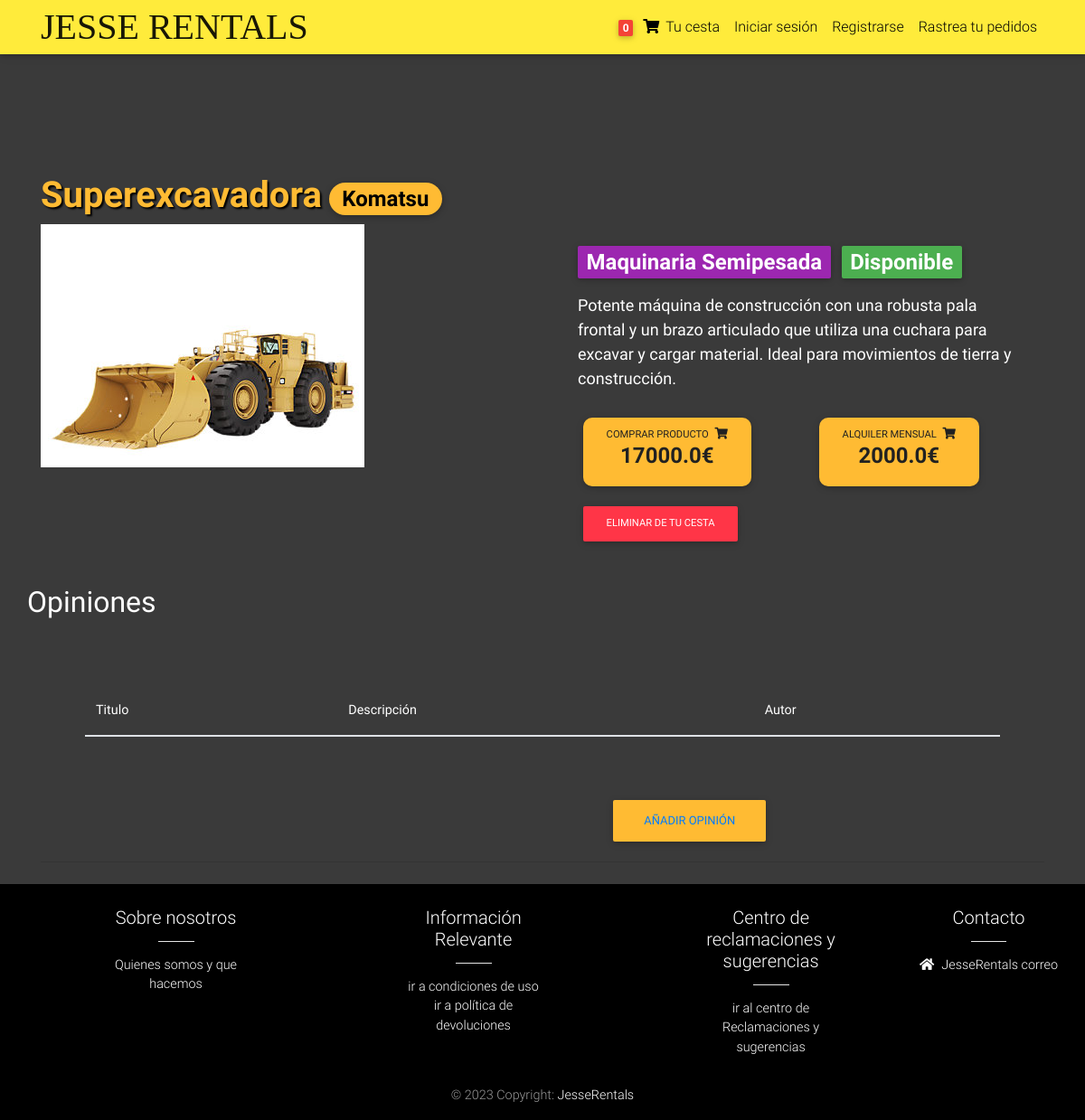
/product/123/, run on the app's committed database.
### core/models.py (models this page shows, shortened)
class User(AbstractUser):
        email = models.EmailField(unique=True)
        USERNAME_FIELD = 'email'
        REQUIRED_FIELDS = ['username']

class Order(models.Model):
    user = models.ForeignKey(settings.AUTH_USER_MODEL,
                             on_delete=models.CASCADE)
    user_profile = models.ForeignKey(settings.USER_PROFILE_MODEL,
                             on_delete=models.CASCADE,
                             blank=True, null=True)
    ref_code = models.CharField(max_length=20, blank=True, null=True)
    items = models.ManyToManyField(OrderItem)
    start_date = models.DateTimeField(auto_now_add=True)
    ordered_date = models.DateTimeField()
    ordered = models.BooleanField(default=False)
    shipping_address = models.ForeignKey(
        'Address', related_name='shipping_address', on_delete=models.SET_NULL, blank=True, null=True)
    payment = models.ForeignKey(
        'Payment', on_delete=models.SET_NULL, blank=True, null=True)
    being_delivered = models.BooleanField(default=False)
    received = models.BooleanField(default=False)
    statement = models.CharField(choices=STATE_CHOICES, max_length=2,null=True, default='En preparacion')
    payment_type = models.BooleanField(default=False)
    shipping = models.BooleanField(default=True, blank=True, null=True)
    '''
    1. Item added to cart
    2. Adding a billing address
    (Failed checkout)
    3. Payment
    (Preprocessing, processing, packaging etc.)
    4. Being delivered
    5. Received
    6. Refunds
    '''

class Item(models.Model):
    title = models.CharField(max_length=100)
    order_price = models.FloatField(default=0)
    rental_price = models.FloatField(default=0)
    rental_duration_months = models.PositiveIntegerField(default=1)
    label = models.CharField(choices=LABEL_CHOICES, max_length=1)
    slug = models.SlugField()
    description = models.TextField()
    image = models.ImageField()
    disponibility = models.CharField(choices=DISPONIBILITY_CHOICES, max_length=2,null=True)
    selected = models.BooleanField(default = False)
    fabricante = models.ForeignKey(Fabricante, on_delete=models.CASCADE)
    category = models.ForeignKey(Category, on_delete=models.CASCADE)
    def get_add_to_cart_url_purchase(self):
        return reverse("core:add-to-cart-purchase", kwargs={
            'slug': self.slug
        })
    def get_add_to_cart_url_rental(self):
        return reverse("core:add-to-cart-rental", kwargs={
            'slug': self.slug
        })
    def get_remove_from_cart_url(self):
        return reverse("core:remove-from-cart", kwargs={
            'slug': self.slug
        })

class Fabricante(models.Model):
    initials = models.CharField(max_length=3)
    name = models.CharField(max_length=100)

class Category(models.Model):
    initials = models.CharField(max_length=3)
    name = models.CharField(max_length=100)

### core/views.py (the view)
# urls.py: path('product/<slug>/', ItemDetailView.as_view(), name='product'),
class ItemDetailView(DetailView):
    model = Item
    template_name = "product.html"
    def get_object(self, queryset=None):
        slug = self.kwargs.get('slug')
        return get_object_or_404(Item, slug=slug)
    def get_context_data(self, **kwargs):
        context = super().get_context_data(**kwargs)
        opinions = Opinion.objects.filter(item=context['item'])
        context['opinions'] = opinions
        return context

### core/templatetags/cart_template_tags.py (called while the page is built)
@register.filter
def cart_item_count(user):
    if user is not None:
        qs = Order.objects.filter(user=user, ordered=False)
    else:
        User = get_user_model()
        anonymous, created = User.objects.get_or_create(username='anonymous', defaults={'email': 'anonymous@example.com'})
        qs = Order.objects.filter(user=anonymous, ordered=False)
    if qs.exists():
        return qs[0].items.count()
    return 0

### templates/product.html (shortened to what this page needs)
{% extends "base.html" %}
{% block content %}
<main class="mt-5 pt-4">
  <div class="container dark-grey-text mt-5">
    <div class="row">
      <div class="col-md-6 d-flex align-items-center">
        <h1 class="font-weight-bold text-warning" style="text-shadow: 2px 2px 2px black;">{{ item.title|title }}</h1>
        <span class="badge badge-pill badge-warning ml-2" style="color: #000 !important; font-size: 1.5rem;">
          {{ item.fabricante.name }}
        </span>
      </div>
    </div>
    <div class="row wow fadeIn">
      <div class="col-md-6 mb-4">
        <img src="{{ item.image.url }}" class="img-fluid" alt="">
      </div>
      <div class="col-md-6 mb-4">
        <div class="p-4">
          <div class="mb-3">
            <div class="d-inline-block">
              <span class="badge purple mr-2" style="font-size: x-large;">{{ object.category.name }}</span>
            </div>
            {% if object.get_disponibility_display == "Disponible" %}
            <div class="d-inline-block">
              <span class="badge green mr-1" style="font-size: x-large;">{{ object.get_disponibility_display }}</span>
            </div>
            {% else %}
            <div class="d-inline-block">
              <span class="badge red mr-1" style="font-size: x-large;">{{ object.get_disponibility_display }}</span>
            </div>
            {% endif %}
          </div>
          <p class="lead font-weight-normal white-text mb-4" style="font-size: 18px;">
            {{ object.description }}
          </p>
          {% if not request.user.is_staff %}
          {% if object.get_disponibility_display == "Disponible" %}
          <div class="row">
            <div class="col mb-3">
              <a href="{{ item.get_add_to_cart_url_purchase }}"
                class="btn btn-warning add-to-cart-btn caterpillar-card btn-md text-dark">
                <div class="text-center">
                  Comprar producto <i class="fas fa-shopping-cart ml-1"></i>
                </div>
                <h4 class="font-weight-bold">
                  <strong>{{ item.order_price }}€</strong>
                </h4>
              </a>
            </div>
            <div class="col mb-3">
              <a href="{{ item.get_add_to_cart_url_rental }}"
                class="btn btn-warning caterpillar-card add-to-cart-btn btn-md text-dark">
                <div class="text-center">
                  Alquiler mensual <i class="fas fa-shopping-cart ml-1"></i>
                </div>
                <h4 class="font-weight-bold">
                  <strong>{{ item.rental_price }}€</strong>
                </h4>
              </a>
            </div>
          </div>
          <a href="{{ object.get_remove_from_cart_url }}" class="btn btn-danger btn-md my-0 p">
            Eliminar de tu cesta
          </a>
          {% endif %}
          {% endif %}
        </div>
      </div>
      <h2><b>Opiniones</b></h2>
      <table class="table" style="margin:4em;">
        <thead>
          <tr>
            <th scope="col">Titulo</th>
            <th scope="col">Descripción</th>
            <th scope="col">Autor</th>
          </tr>
        </thead>
      </table>
      <button type="button" class="btn btn-warning" style="margin-left:50em;"><a
          href="/opinions/create/{{ object.slug }}">Añadir
          opinión</a></button>
    </div>
    <hr>
  </div>
</main>
{% endblock content %}

### templates/navbar.html (shortened to what this page needs)
{% load cart_template_tags %}
<nav class="navbar fixed-top navbar-expand-lg navbar-light yellow scrolling-navbar" style="height: 60px;"">
    <div class=" container">
  <a class="navbar-brand waves-effect" style="margin: 0;" href="/">
    <p style="font-family: 'Alfa Slab One', serif; font-size: 40px; margin: 0;">JESSE RENTALS</p>
  </a>
  <div class="collapse navbar-collapse" id="navbarSupportedContent">
    <ul class="navbar-nav nav-flex-icons">
      {% if request.user.is_authenticated %}
      <li class="nav-item">
        <a href="{% url 'core:order-summary' %}" class="nav-link waves-effect">
          <span class="badge red z-depth-1 mr-1"> {{ request.user|cart_item_count }} </span>
          <i class="fas fa-shopping-cart"></i>
          <span class="clearfix d-none d-sm-inline-block"> Tu cesta </span>
        </a>
      </li>
      {% if request.user.is_staff %}
      <!--<li class="nav-item">
        <a class="nav-link waves-effect" href="/profile">
          <span class="clearfix d-none d-sm-inline-block"> Admin </span>
        </a>
      </li>-->
      <li class="nav-item">
        <a class="nav-link waves-effect" href="/user-list">
          <span class="clearfix d-none d-sm-inline-block"> Usuarios </span>
        </a>
      </li>
      <li class="nav-item">
        <a class="nav-link waves-effect" href="/order-list">
          <span class="clearfix d-none d-sm-inline-block"> Pedidos </span>
        </a>
      </li>
      <li class="nav-item">
        <a class="nav-link waves-effect" href="/claims/list">
          <span class="clearfix d-none d-sm-inline-block"> Reclamaciones </span>
        </a>
      </li>
      {% else %}
      <li class="nav-item">
        <a class="nav-link waves-effect" href="/profile">
          <span class="clearfix d-none d-sm-inline-block"> Perfil </span>
        </a>
      </li>
      <li class="nav-item">
        <a class="nav-link waves-effect" href="/pedidos">
          <span class="clearfix d-none d-sm-inline-block"> Pedidos </span>
        </a>
      </li>
      {% endif %}
      <li class="nav-item">
        <a class="nav-link waves-effect" href="{% url 'account_logout' %}">
          <span class="clearfix d-none d-sm-inline-block"> Cerrar sesión </span>
        </a>
      </li>
      {% else %}
      <li class="nav-item">
        <a href="{% url 'core:order-summary' %}" class="nav-link waves-effect">
          <span class="badge red z-depth-1 mr-1"> {{ None|cart_item_count }} </span>
          <i class="fas fa-shopping-cart"></i>
          <span class="clearfix d-none d-sm-inline-block"> Tu cesta </span>
        </a>
      </li>
      <li class="nav-item">
        <a class="nav-link waves-effect" href="{% url 'account_login' %}">
          <span class="clearfix d-none d-sm-inline-block"> Iniciar sesión </span>
        </a>
      </li>
      <li class="nav-item">
        <a class="nav-link waves-effect" href="{% url 'account_signup' %}">
          <span class="clearfix d-none d-sm-inline-block"> Registrarse </span>
        </a>
      </li>
      <li class="nav-item">
        <a class="nav-link waves-effect" href="/buscador">
          <span class="clearfix d-none d-sm-inline-block"> Rastrea tu pedidos </span>
        </a>
      </li>
      {% endif %}
    </ul>
  </div>
  </div>
</nav>

### templates/base.html (style rules this page uses)
html, body, header, .carousel { height: 60vh; }
body { background-color: #3a3a3a; color: #fff; }
table { text-decoration-color: white; }

### templates/product.html (style rules this page uses)
.caterpillar-card { border-radius: 10px; overflow: hidden; transition: transform 0.3s; }
.add-to-cart-btn { border-radius: 10px; background-color: #ffc107; color: #000; }
h2, .table, table a { color: white; }

### data on the page
User: id "0"
Item: title "Superexcavadora", fabricante.name "Komatsu", image (picture), category.name "Maquinaria Semipesada", disponibility "Disponible", description "Potente máquina de construcción con una robusta pala frontal y un brazo articulado que utiliza una cuchara para excavar y cargar material. Ideal para movimientos de tierra y construcción.", order_price "17000.0", rental_price "2000.0"
